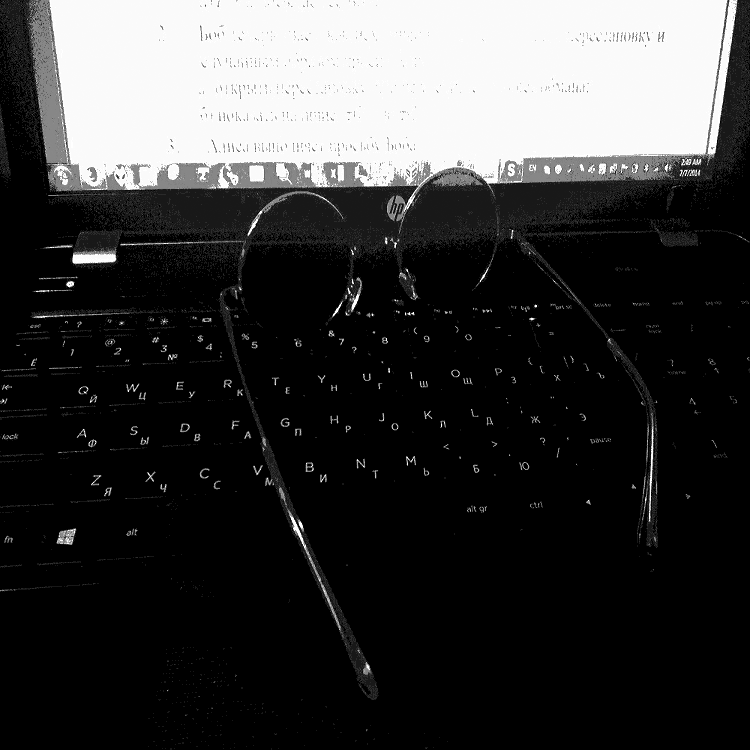
#> input picture GrayscaleContainer.bmp, 750 x 750 px, found by its file name
$ python DhanalakshmiEmbeddingMethod.py
#> lines starting #> are read from the running program, lines starting #| are printed output that depends on the picture
# coding: utf-8


"""
Created on Thu Jul 23 2015

@author: Anton at 0x0af@ukr.net
"""

import math

import numpy
import pywt
from PIL import Image


def dhanalakshmi_embed(grayscale_container_path, grayscale_primary_watermark_path, grayscale_secondary_watermark_path,
                       watermarked_image_path, alpha1, alpha2):
    """
    Dhanalakshmi embedding method implementation.

    Outputs the resulting watermarked image

    23-July-2015
    """
#> called with alpha1 = 0.01, alpha2 = 0.01

    grayscale_container_2darray = numpy.asarray(Image.open(grayscale_container_path).convert("L"))
#> grayscale_container_2darray is the input picture: shape (750, 750); min 0, max 255, mean 57.3
    grayscale_primary_watermark_2darray = numpy.asarray(Image.open(grayscale_primary_watermark_path).convert("L"))
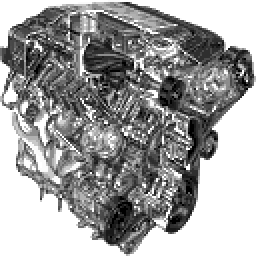
#> input picture GrayscaleWatermark.bmp, 128 x 128 px, found by its file name (shown 2 times larger)
#> grayscale_primary_watermark_2darray is the input picture: shape (128, 128); min 0, max 255, mean 158.7
    grayscale_secondary_watermark_2darray = numpy.asarray(Image.open(grayscale_secondary_watermark_path).convert("L"))
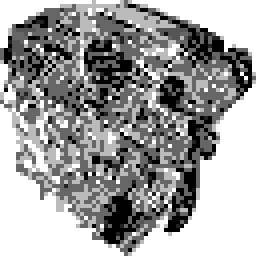
#> input picture GrayscaleSecondaryWatermark.bmp, 64 x 64 px, found by its file name (shown 4 times larger)

    # print grayscale_container_2darray.shape

    # Perform DWT on PrimaryWatermark

    gpwll, (gpwlh, gpwhl, gpwhh) = pywt.dwt2(grayscale_primary_watermark_2darray, 'haar')

    # Perform SVD on PrimaryWatermark DWT coeffs

    gpwllu, gpwlls, gpwllv = numpy.linalg.svd(gpwll, full_matrices=True)
#> gpwlls = 64 values, max 21560.9 at index 0, min 0.443 at index 63, mean 907.6
    gpwlhu, gpwlhs, gpwlhv = numpy.linalg.svd(gpwlh, full_matrices=True)
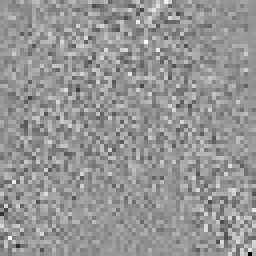
#> gpwlhv: shape (64, 64) float64 (shown 4 times larger); min -0.776, max 0.549, mean 0.000571; drawn with min black and max white
#> gpwlhs = 64 values, max 649.3 at index 0, min 0.923 at index 63, mean 248.3
    gpwhlu, gpwhls, gpwhlv = numpy.linalg.svd(gpwhl, full_matrices=True)
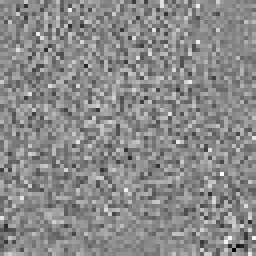
#> gpwhlv: shape (64, 64) float64 (shown 4 times larger); min -0.601, max 0.511, mean 0.000925; drawn with min black and max white
#> gpwhls = 64 values, max 751 at index 0, min 1.83 at index 63, mean 252.6
    gpwhhu, gpwhhs, gpwhhv = numpy.linalg.svd(gpwhh, full_matrices=True)
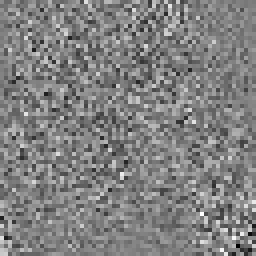
#> gpwhhv: shape (64, 64) float64 (shown 4 times larger); min -0.511, max 0.503, mean 0.00239; drawn with min black and max white
#> gpwhhs = 64 values, max 568 at index 0, min 1.29 at index 63, mean 190.3

    # print gpwlls.shape,gpwlhs.shape,gpwhls.shape,gpwhhs.shape

    # Perform SVD on SecondaryWatermark

    gswu, gsws, gswv = numpy.linalg.svd(grayscale_secondary_watermark_2darray, full_matrices=True)
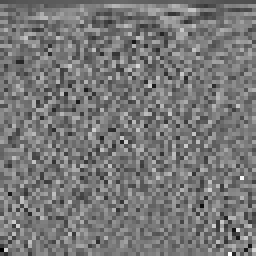
#> gswv: shape (64, 64) float64 (shown 4 times larger); min -0.51, max 0.57, mean -0.00222; drawn with min black and max white
#> gsws = 64 values, max 10845.2 at index 0, min 1.63 at index 63, mean 591

    # print gsws.shape

    # Alpha-blend SecondaryWatermark singular values into PrimaryWatermark DWT coeffs singular values

    gpwlls += alpha1 * gsws
#> gpwlls = 64 values, max 21669.3 at index 0, min 0.459 at index 63, mean 913.5
    gpwlhs += alpha1 * gsws
#> gpwlhs = 64 values, max 757.7 at index 0, min 0.939 at index 63, mean 254.2
    gpwhls += alpha1 * gsws
#> gpwhls = 64 values, max 859.5 at index 0, min 1.85 at index 63, mean 258.5
    gpwhhs += alpha1 * gsws
#> gpwhhs = 64 values, max 676.4 at index 0, min 1.31 at index 63, mean 196.2

    # Perform LogisticMapChaoticEncryption on PrimaryWatermark DWT coeffs singular values

    epwlls, epwlhs, epwhls, epwhhs = logistic_map_chaotic_encryption(gpwlls, gpwlhs, gpwhls, gpwhhs)
#> epwlls has the same summary as gpwlls; epwlhs has the same summary as gpwlhs; epwhls has the same summary as gpwhls; epwhhs has the same summary as gpwhhs

    # Break GrayscaleContainer into non-overlapping blocks of PrimaryWatermark's shape an run for each

    watermarked_image_2darray = numpy.copy(grayscale_container_2darray)

    block = grayscale_primary_watermark_2darray.shape[0]
#> block = 128
    cols = int(math.floor(grayscale_container_2darray.shape[0] / grayscale_primary_watermark_2darray.shape[0]))
#> cols = 5
    rows = int(math.floor(grayscale_container_2darray.shape[1] / grayscale_primary_watermark_2darray.shape[1]))
#> rows = 5

    for row in range(1, rows + 1):
        for col in range(1, cols + 1):
            # Perform DWT on GrayscaleContainer's block

            gcbll, (gcblh, gcbhl, gcbhh) = pywt.dwt2(
                grayscale_container_2darray[(row - 1) * block:row * block, (col - 1) * block:col * block], 'haar')

            # Perform SVD on GrayscaleContainer's block DWT coeffs

            gcbllu, gcblls, gcbllv = numpy.linalg.svd(gcbll, full_matrices=True)
            gcblhu, gcblhs, gcblhv = numpy.linalg.svd(gcblh, full_matrices=True)
            gcbhlu, gcbhls, gcbhlv = numpy.linalg.svd(gcbhl, full_matrices=True)
            gcbhhu, gcbhhs, gcbhhv = numpy.linalg.svd(gcbhh, full_matrices=True)

            # Alpha-blend EncryptedPrimaryWatermark singular values into GrayscaleContainer's block DWT coeffs singular values

            gcblls += alpha2 * epwlls
            gcblhs += alpha2 * epwlhs
            gcbhls += alpha2 * epwhls
            gcbhhs += alpha2 * epwhhs

            # Perform ISVD to get the WatermarkedImage's block DWT coeffs

            gcbll = numpy.dot(gcbllu, numpy.dot(numpy.diag(gcblls), gcbllv))
            gcblh = numpy.dot(gcblhu, numpy.dot(numpy.diag(gcblhs), gcblhv))
            gcbhl = numpy.dot(gcbhlu, numpy.dot(numpy.diag(gcbhls), gcbhlv))
            gcbhh = numpy.dot(gcbhhu, numpy.dot(numpy.diag(gcbhhs), gcbhhv))

            # Perform IDWT to get the WatermarkedImage's block

            watermarked_image_block = pywt.idwt2((gcbll, (gcblh, gcbhl, gcbhh)), 'haar')

            # Put WatermarkedImage's block into WatermarkedImage

            watermarked_image_2darray[(row - 1) * block:row * block,
            (col - 1) * block:col * block] = watermarked_image_block

    watermarked_image_2darray[watermarked_image_2darray > 255] = 255
    watermarked_image_2darray[watermarked_image_2darray < 0] = 0

    watermarked_image = Image.fromarray(numpy.uint8(watermarked_image_2darray))
    # watermarked_image.show()

    # Write image to file

    watermarked_image.save(watermarked_image_path)

    return


def dhanalakshmi_extract(grayscale_stego_path, grayscale_container_path, grayscale_primary_watermark_path,
                         grayscale_secondary_watermark_path, grayscale_primary_extracted_watermark_path,
                         grayscale_secondary_extracted_watermark_path, alpha1, alpha2):
    """
    Dhanalakshmi extracting method implementation.

    Outputs the extracted watermark

    23-July-2015
    """
#> called with alpha1 = 0.01, alpha2 = 0.01

    grayscale_stego_2darray = numpy.asarray(Image.open(grayscale_stego_path).convert("L"))
    grayscale_container_2darray = numpy.asarray(Image.open(grayscale_container_path).convert("L"))
    grayscale_primary_watermark2darray = numpy.asarray(Image.open(grayscale_primary_watermark_path).convert("L"))
    grayscale_secondary_watermark2darray = numpy.asarray(Image.open(grayscale_secondary_watermark_path).convert("L"))

    # TODO: average through blocks for more robustness

    block = grayscale_primary_watermark2darray.shape[0]
#> block = 128
    cols = int(math.floor(grayscale_container_2darray.shape[0] / grayscale_primary_watermark2darray.shape[0]))
#> cols = 5
    rows = int(math.floor(grayscale_container_2darray.shape[1] / grayscale_primary_watermark2darray.shape[1]))
#> rows = 5

    row = int(rows / 2 + 1)
#> row = 3
    col = int(cols / 2 + 1)
#> col = 3

    # Perform DWT on GrayscaleStego's block

    gsbll, (gsblh, gsbhl, gsbhh) = pywt.dwt2(
        grayscale_stego_2darray[(row - 1) * block:row * block, (col - 1) * block:col * block], 'haar')

    # Perform SVD on GrayscaleStego's block DWT coeffs

    gsbllu, gsblls, gsbllv = numpy.linalg.svd(gsbll, full_matrices=True)
#> gsblls = 64 values, max 1335.8 at index 0, min 8.86e-14 at index 49, mean 149.2
    gsblhu, gsblhs, gsblhv = numpy.linalg.svd(gsblh, full_matrices=True)
#> gsblhs = 64 values, max 284.2 at index 0, min 1.15e-14 at index 63, mean 66.22
    gsbhlu, gsbhls, gsbhlv = numpy.linalg.svd(gsbhl, full_matrices=True)
#> gsbhls = 64 values, max 458.5 at index 0, min 2.85e-14 at index 63, mean 82.23
    gsbhhu, gsbhhs, gsbhhv = numpy.linalg.svd(gsbhh, full_matrices=True)
#> gsbhhs = 64 values, max 258.3 at index 0, min 1.75e-14 at index 49, mean 56.94

    # Perform DWT on GrayscaleContainer's block

    gcbll, (gcblh, gcbhl, gcbhh) = pywt.dwt2(
        grayscale_container_2darray[(row - 1) * block:row * block, (col - 1) * block:col * block], 'haar')

    # Perform SVD on GrayscaleContainer's block DWT coeffs

    gcbllu, gcblls, gcbllv = numpy.linalg.svd(gcbll, full_matrices=True)
#> gcblls = 64 values, max 1829.5 at index 0, min 1.24e-13 at index 50, mean 193.6
    gcblhu, gcblhs, gcblhv = numpy.linalg.svd(gcblh, full_matrices=True)
#> gcblhs = 64 values, max 273.5 at index 0, min 1.83e-14 at index 50, mean 63.75
    gcbhlu, gcbhls, gcbhlv = numpy.linalg.svd(gcbhl, full_matrices=True)
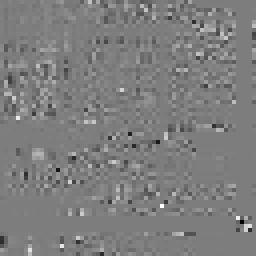
#> gcbhlu: shape (64, 64) float64 (shown 4 times larger); min -0.976, max 1, mean 0.00191; drawn with min black and max white
#> gcbhls = 64 values, max 473.5 at index 0, min 3.14e-14 at index 63, mean 94.73
    gcbhhu, gcbhhs, gcbhhv = numpy.linalg.svd(gcbhh, full_matrices=True)
#> gcbhhs = 64 values, max 223.4 at index 0, min 1.54e-14 at index 50, mean 48.38

    # Extract EncryptedPrimaryWatermark DWT coeffs singular values with alpha2

    epwlls = (gsblls - gcblls) / alpha2
#> epwlls = 64 values, max 354.4 at index 29, min -49366.6 at index 0, mean -4439.7
    epwlhs = (gsblhs - gcblhs) / alpha2
#> epwlhs = 64 values, max 1343.4 at index 4, min -2696.4 at index 5, mean 246.4
    epwhls = (gsbhls - gcbhls) / alpha2
#> epwhls = 64 values, max 878.7 at index 23, min -10205.5 at index 1, mean -1249.8
    epwhhs = (gsbhhs - gcbhhs) / alpha2
#> epwhhs = 64 values, max 4149.5 at index 3, min -20.7 at index 38, mean 855.4

    # Perform LogisticMapChaoticDecryption on EncryptedPrimaryWatermark DWT coeffs singular values

    dpwlls, dpwlhs, dpwhls, dpwhhs = logistic_map_chaotic_decryption(epwlls, epwlhs, epwhls, epwhhs)
#> dpwlls has the same summary as epwlls; dpwlhs has the same summary as epwlhs; dpwhls has the same summary as epwhls; dpwhhs has the same summary as epwhhs

    # Perform DWT on PrimaryWatermark (non-embedded)

    gpwll, (gpwlh, gpwhl, gpwhh) = pywt.dwt2(grayscale_primary_watermark2darray, 'haar')

    # Perform SVD on PrimaryWatermark (non-embedded) DWT coeffs

    gpwllu, gpwlls, gpwllv = numpy.linalg.svd(gpwll, full_matrices=True)
#> gpwlls = 64 values, max 21560.9 at index 0, min 0.443 at index 63, mean 907.6
    gpwlhu, gpwlhs, gpwlhv = numpy.linalg.svd(gpwlh, full_matrices=True)
#> gpwlhs = 64 values, max 649.3 at index 0, min 0.923 at index 63, mean 248.3
    gpwhlu, gpwhls, gpwhlv = numpy.linalg.svd(gpwhl, full_matrices=True)
#> gpwhls = 64 values, max 751 at index 0, min 1.83 at index 63, mean 252.6
    gpwhhu, gpwhhs, gpwhhv = numpy.linalg.svd(gpwhh, full_matrices=True)
#> gpwhhs = 64 values, max 568 at index 0, min 1.29 at index 63, mean 190.3

    # print gpwlls.shape,gpwlhs.shape,gpwhls.shape,gpwhhs.shape
    # print dpwlls.shape,dpwlhs.shape,dpwhls.shape,dpwhhs.shape

    # Perform ISVD on decrypted_primary_watermark DWT coeffs singular values

    dpwll = numpy.dot(gpwllu, numpy.dot(numpy.diag(dpwlls), gpwllv))
    dpwlh = numpy.dot(gpwlhu, numpy.dot(numpy.diag(dpwlhs), gpwlhv))
    dpwhl = numpy.dot(gpwhlu, numpy.dot(numpy.diag(dpwhls), gpwhlv))
    dpwhh = numpy.dot(gpwhhu, numpy.dot(numpy.diag(dpwhhs), gpwhhv))

    # Perform IDWT on decrypted_primary_watermark DWT coeffs

    decrypted_primary_watermark_2darray = pywt.idwt2((dpwll, (dpwlh, dpwhl, dpwhh)), 'haar')

    decrypted_primary_watermark_2darray[decrypted_primary_watermark_2darray > 255] = 255
    decrypted_primary_watermark_2darray[decrypted_primary_watermark_2darray < 0] = 0

    decrypted_primary_watermark = Image.fromarray(numpy.uint8(decrypted_primary_watermark_2darray))
    # decrypted_primary_watermark.show()

    # Write decrypted_primary_watermark to file

    decrypted_primary_watermark.save(grayscale_primary_extracted_watermark_path)

    # Extract secondary_watermark singular values with alpha1
    # TODO: extract from all levels and average for more robustness

    sws = (dpwlls - gpwlls) / alpha1
#> sws = 64 values, max -44.27 at index 63, min -7092745.5 at index 0, mean -534733.6

    # Perform SVD on secondary_watermark (non-embedded)

    gswu, gsws, gswv = numpy.linalg.svd(grayscale_secondary_watermark2darray, full_matrices=True)

    # Perform ISVD to get secondary_watermark

    sw2darray = numpy.dot(gswu, numpy.dot(numpy.diag(sws), gswv))

    sw2darray[sw2darray > 255] = 255
    sw2darray[sw2darray < 0] = 0

    secondary_watermark = Image.fromarray(numpy.uint8(sw2darray))
    # secondary_watermark.show()

    # Write decrypted_primary_watermark to file

    secondary_watermark.save(grayscale_secondary_extracted_watermark_path)

    return


def logistic_map_chaotic_encryption(ll, hl, lh, hh):
    """
    Logistic map chaotic encryption implementation.

    Outputs encrypted watermark

    23-July-2015
    """

    # TODO: implement logistic map chaotic encryption

    return ll, hl, lh, hh  # some key?


def logistic_map_chaotic_decryption(ll, hl, lh, hh):  # some key?
    """
    Logistic map chaotic decryption implementation.

    Outputs original watermark

    23-July-2015
    """

    # TODO: implement logistic map chaotic decryption

    return ll, hl, lh, hh


dhanalakshmi_embed("..\\steganography-embedding\\GrayscaleContainer.bmp",
                   "..\\steganography-embedding\\GrayscaleWatermark.bmp",
                   "..\\steganography-embedding\\GrayscaleSecondaryWatermark.bmp",
                   "..\\steganography-embedding\\Dhanalakshmi_Watermarked_Image.bmp", 0.01,
                   0.01)

dhanalakshmi_extract("..\\steganography-embedding\\Dhanalakshmi_Watermarked_Image.bmp",
                     "..\\steganography-embedding\\GrayscaleContainer.bmp",
                     "..\\steganography-embedding\\GrayscaleWatermark.bmp",
                     "..\\steganography-embedding\\GrayscaleSecondaryWatermark.bmp",
                     "..\\steganography-embedding\\Dhanalakshmi_Extracted_Primary_Watermark.bmp",
                     "..\\steganography-embedding\\Dhanalakshmi_Extracted_Secondary_Watermark.bmp",
                     0.01, 0.01)
